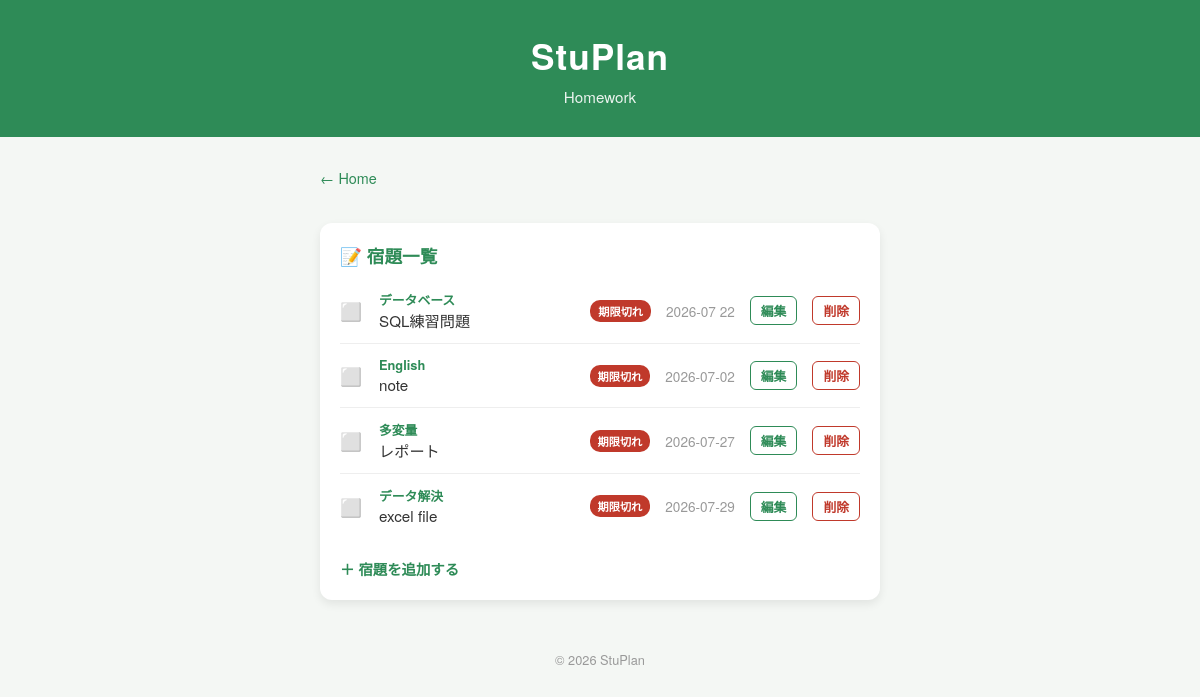
Screenshot of /homework with the database file from the repository.
### tables this page shows
CREATE TABLE homeworks (
    id INTEGER PRIMARY KEY AUTOINCREMENT,
    subject TEXT NOT NULL,
    task TEXT NOT NULL,
    deadline TEXT NOT NULL,
    done INTEGER NOT NULL DEFAULT 0
, user_id INTEGER DEFAULT 1);

### app.py (the view)
@app.route("/homework")
def homework():
    lang = session.get("lang", "ja")
    t = TRANSLATIONS[lang]
    return render_template("homework.html", homeworks=get_homeworks(), t=t)

### app.py (called while the page is built)
def get_db_connection():
    if DATABASE_URL:
        import psycopg2
        import psycopg2.extras
        conn = psycopg2.connect(DATABASE_URL)
        conn.autocommit = False
        return conn
    else:
        conn = sqlite3.connect("stuplan.db")
        conn.row_factory = sqlite3.Row
        return conn

def ph(n=1):
    if DATABASE_URL:
        return ",".join(["%s"] * n) if n > 1 else "%s"
    else:
        return ",".join(["?"] * n) if n > 1 else "?"

def fetchall_as_dict(cursor):
    if DATABASE_URL:
        cols = [desc[0] for desc in cursor.description]
        return [dict(zip(cols, row)) for row in cursor.fetchall()]
    else:
        rows = cursor.fetchall()
        return [dict(row) for row in rows]

def get_user_id():
    return session.get("user_id", 1)

def get_homeworks():
    conn = get_db_connection()
    cursor = conn.cursor()
    p = ph()
    cursor.execute(f"SELECT * FROM homeworks WHERE user_id = {p} ORDER BY deadline", (get_user_id(),))
    rows = fetchall_as_dict(cursor)
    conn.close()
    today = date.today().isoformat()
    result = []
    for item in rows:
        item["overdue"] = (item["deadline"] < today) and not item["done"]
        result.append(item)
    return result

### templates/homework.html (shortened to what this page needs)
<!DOCTYPE html>
<html lang="ja">
<head>
    <link rel="stylesheet" href="{{ url_for('static', filename='style.css') }}">
</head>
<body>
    <header class="main-header"><h1>StuPlan</h1><p>{{ t.homework_title }}</p></header>
    <main class="container schedule-container">
        <a href="/home" class="back-link">{{ t.back_home }}</a>
        <section class="card schedule-card">
            <h2>📝 {{ t.homework_sub }}</h2>
            {% if homeworks %}
            <ul class="homework-list">
                {% for item in homeworks %}
                <li class="homework-item {% if item.done %}done{% endif %}">
                    <span class="homework-status">{% if item.done %}✅{% else %}⬜{% endif %}</span>
                    <div class="homework-info">
                        <span class="homework-subject">{{ item.subject }}</span>
                        <span class="homework-task">{{ item.task }}</span>
                    </div>
                    {% if item.overdue %}<span class="overdue-badge">{{ t.overdue }}</span>{% endif %}
                    <span class="homework-deadline">{{ item.deadline }}</span>
                    <a href="/homework/edit/{{ item.id }}" class="edit-link">{{ t.edit }}</a>
                    <a href="/homework/delete/{{ item.id }}" class="delete-link" onclick="return confirm('{{ t.confirm_delete }}');">{{ t.delete }}</a>
                </li>
                {% endfor %}
            </ul>
            {% else %}
            <p>{{ t.homework_empty }}</p>
            {% endif %}
            <a href="/homework/add" class="add-link">{{ t.homework_add }}</a>
        </section>
    </main>
    <footer class="main-footer"><p>&copy; 2026 StuPlan</p></footer>
</body>
</html>

### static/style.css (style rules this page uses)
* { margin: 0; padding: 0; box-sizing: border-box; }
body { font-family: "Helvetica Neue", Arial, "Hiragino Kaku Gothic ProN", "Meiryo", sans-serif; background-color: #f4f7f4; color: #333; }
.main-header { background-color: #2e8b57; color: white; text-align: center; padding: 30px 20px; }
.main-header h1 { font-size: 2.2rem; letter-spacing: 1px; }
.main-header p { margin-top: 5px; font-size: 0.95rem; opacity: 0.9; }
.container { max-width: 800px; margin: 30px auto; padding: 0 20px; display: grid; grid-template-columns: 1fr 1fr; gap: 20px; }
.card { background-color: #ffffff; border-radius: 12px; padding: 20px; box-shadow: 0 4px 10px rgba(0, 0, 0, 0.08); transition: transform 0.2s ease; }
.card h2 { font-size: 1.1rem; margin-bottom: 10px; color: #2e8b57; }
.main-footer { text-align: center; padding: 20px; color: #999; font-size: 0.8rem; }
.schedule-container { grid-template-columns: 1fr; max-width: 600px; }
.back-link { display: inline-block; margin-bottom: 15px; color: #2e8b57; text-decoration: none; font-size: 0.9rem; }
.homework-list { list-style: none; }
.homework-item { display: flex; align-items: center; gap: 15px; padding: 12px 0; border-bottom: 1px solid #eee; }
.homework-item:last-child { border-bottom: none; }
.homework-status { font-size: 1.1rem; width: 24px; }
.homework-info { flex: 1; display: flex; flex-direction: column; }
.homework-subject { font-size: 0.8rem; color: #2e8b57; font-weight: bold; }
.homework-task { font-size: 0.95rem; }
.homework-deadline { font-size: 0.85rem; color: #999; white-space: nowrap; }
.add-link { display: inline-block; margin-top: 20px; color: #2e8b57; text-decoration: none; font-weight: bold; font-size: 0.9rem; }
.delete-link { color: #c0392b; text-decoration: none; font-size: 0.8rem; font-weight: bold; padding: 4px 10px; border: 1px solid #c0392b; border-radius: 6px; white-space: nowrap; }
.edit-link { color: #2e8b57; text-decoration: none; font-size: 0.8rem; font-weight: bold; padding: 4px 10px; border: 1px solid #2e8b57; border-radius: 6px; white-space: nowrap; }
.overdue-badge { background-color: #c0392b; color: white; font-size: 0.7rem; font-weight: bold; padding: 3px 8px; border-radius: 10px; white-space: nowrap; }

### rows the page displays
homeworks: subject "データベース", task "SQL練習問題", overdue "期限切れ", deadline "2026-07 22", edit "編集", delete "削除"
homeworks: subject "English", task "note", overdue "期限切れ", deadline "2026-07-02", edit "編集", delete "削除"
homeworks: subject "多変量", task "レポート", overdue "期限切れ", deadline "2026-07-27", edit "編集", delete "削除"
homeworks: subject "データ解決", task "excel file", overdue "期限切れ", deadline "2026-07-29", edit "編集", delete "削除"

### other values shown
{{ t.homework_title }} "Homework"
{{ t.back_home }} "← Home"
{{ t.homework_sub }} "宿題一覧"
{{ t.homework_add }} "＋ 宿題を追加する"
